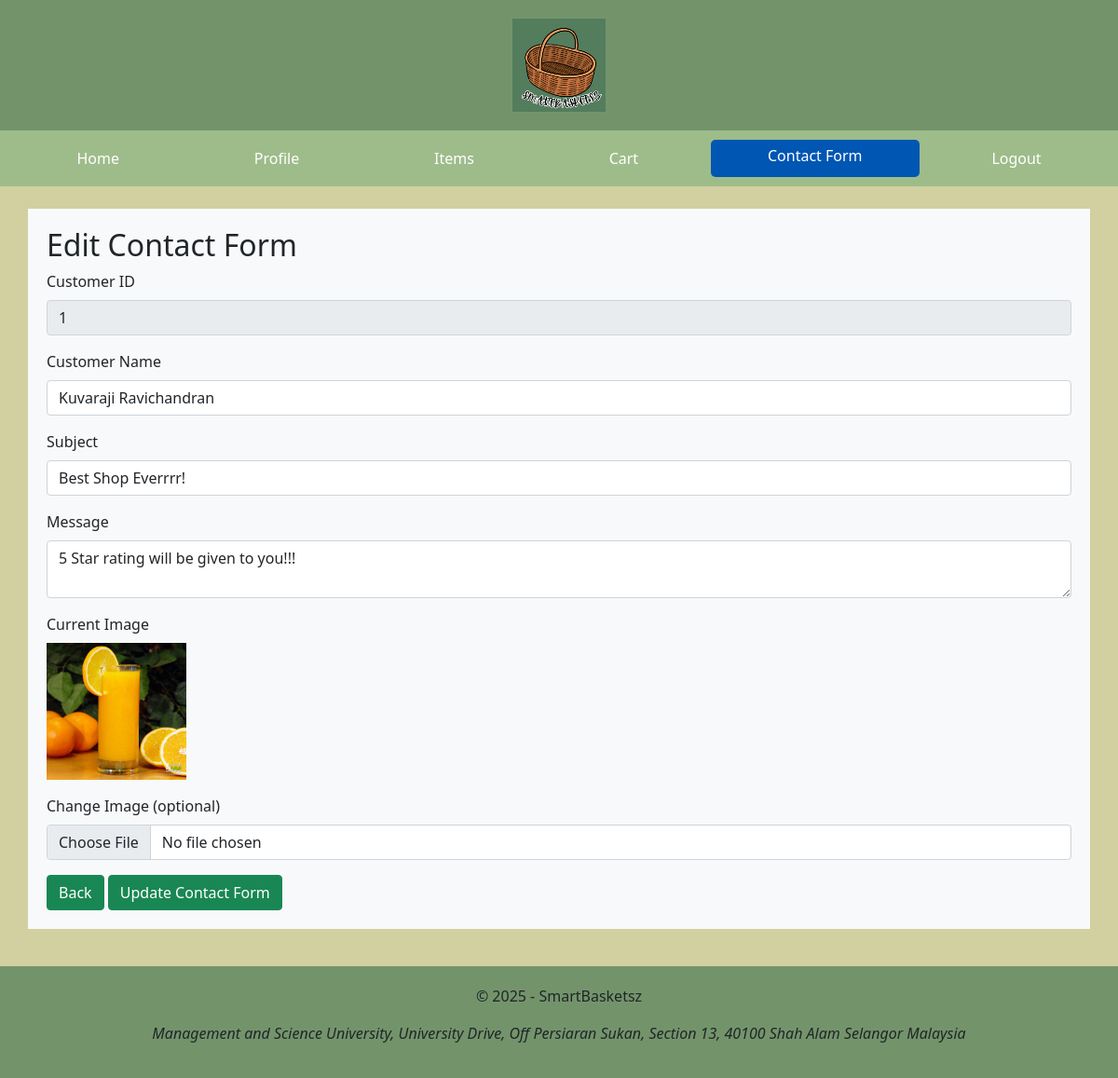
The page /SmartBasketsz/Customer/editContactForm.php?ID=4 (signed in) on the database its author committed.
### tables this page shows
CREATE TABLE `contactform` (
  `ID` int(11) NOT NULL,
  `customerId` int(11) NOT NULL,
  `customerName` varchar(255) DEFAULT NULL,
  `subject` varchar(255) DEFAULT NULL,
  `message` varchar(255) DEFAULT NULL,
  `image` varchar(255) DEFAULT NULL
);

### SmartBasketsz/Customer/editContactForm.php (the view, shortened to what this page needs)
<?php
include_once "../config.php";
$contactFormId = intval($_GET['ID']);
$customerID = $conn->real_escape_string($_SESSION["ID"]);
$sql = "SELECT * FROM ContactForm WHERE ID = ? AND customerId = ?";
$stmt = $conn->prepare($sql);
$stmt->bind_param("is", $contactFormId, $customerID);
$stmt->execute();
$result = $stmt->get_result();
$contactForm = $result->fetch_assoc();
?>
<!DOCTYPE html>
<html lang="en">
<head>
    <link href="https://cdn.jsdelivr.net/npm/bootstrap@5.0.2/dist/css/bootstrap.min.css" rel="stylesheet">
    <link rel="stylesheet" type="text/css" href="../template.css?v=202505191827">
</head>
<body>
<div class="container-fluid d-flex justify-content-center align-items-center header-bar">
    <header>
        <img src="../SmartBasketszLogo.png" height="100" width="100">
    </header>
</div>
<nav class="theNavBar nav nav-pills flex-column flex-sm-row">
    <a class="flex-sm-fill text-sm-center nav-link" href="home.php">Home</a>
    <a class="flex-sm-fill text-sm-center nav-link" href="profile.php">Profile</a>
    <a class="flex-sm-fill text-sm-center nav-link" href="items.php">Items</a>
    <a class="flex-sm-fill text-sm-center nav-link" href="cart.php">Cart</a>
    <a class="flex-sm-fill text-sm-center nav-link active" href="contactForm.php">Contact Form</a>
    <a class="flex-sm-fill text-sm-center nav-link" href="logout.php">Logout</a>
</nav>
<div class="container bg-light mt-4">
    <h2>Edit Contact Form</h2>
    <form action="editContactForm.php?ID=<?php echo $contactFormId; ?>" method="POST" enctype="multipart/form-data">
        <div class="mb-3">
            <label for="customerId" class="form-label">Customer ID</label>
            <input type="text" class="form-control" id="customerId" name="customerId" value="<?php echo htmlspecialchars($contactForm['customerId']); ?>" disabled>
        </div>
        <div class="mb-3">
            <label for="customerName" class="form-label">Customer Name</label>
            <input type="text" class="form-control" id="customerName" name="customerName" value="<?php echo htmlspecialchars($contactForm['customerName']); ?>" required>
        </div>
        <div class="mb-3">
            <label for="subject" class="form-label">Subject</label>
            <input type="text" class="form-control" id="subject" name="subject" value="<?php echo htmlspecialchars($contactForm['subject']); ?>" required>
        </div>
        <div class="mb-3">
            <label for="message" class="form-label">Message</label>
            <textarea class="form-control" id="message" name="message" required><?php echo htmlspecialchars($contactForm['message']); ?></textarea>
        </div>
        <div class="mb-3">
            <label for="currentImage" class="form-label">Current Image</label><br>
            <?php if (!empty($contactForm['image']) && file_exists("../ContactFormImages/" . $contactForm['image'])): ?>
                <img src="../ContactFormImages/<?php echo $contactForm['image']; ?>" alt="Contact Form Image" style="max-width:150px;">
            <?php else: ?>
                No image available.
            <?php endif; ?>
        </div>
        <div class="mb-3">
            <label for="image" class="form-label">Change Image (optional)</label>
            <input type="file" class="form-control" id="image" name="image">
        </div>
        <a href="contactForm.php" class="btn btn-success">Back</a>
        <button type="submit" class="btn btn-success">Update Contact Form</button>
    </form>
</div>
<div class="container-fluid d-flex justify-content-center align-items-center footer-bar">
    <footer>
        <p>&copy; 2025 - SmartBasketsz</p>
        <address><i>Management and Science University, University Drive, Off Persiaran Sukan, Section 13, 40100 Shah Alam Selangor Malaysia</i></address>
    </footer>
</div>
</body>
</html>

### SmartBasketsz/template.css (style rules this page uses)
body { background-color: #D2D0A0; }
.header-bar, .footer-bar { text-align: center; background-color: #73946B; padding: 20px 20px 20px 20px; }
.theNavBar { padding-top: 20px; }
.theNavBar { background-color: #9EBC8A; padding: 10px; }
.theNavBar a { color: #ffffff !important; margin: 0 5px; text-decoration: none; }
.theNavBar a.active { background-color: #0056b3 !important; border-radius: 5px; padding: 5px 10px; }
div.container { padding: 20px; }
.footer-bar { margin-top: 40px; }

### rows shown on the page
contactform: customerId "1", customerName "Kuvaraji Ravichandran", subject "Best Shop Everrrr!", message "5 Star rating will be given to you!!!", image (picture)
